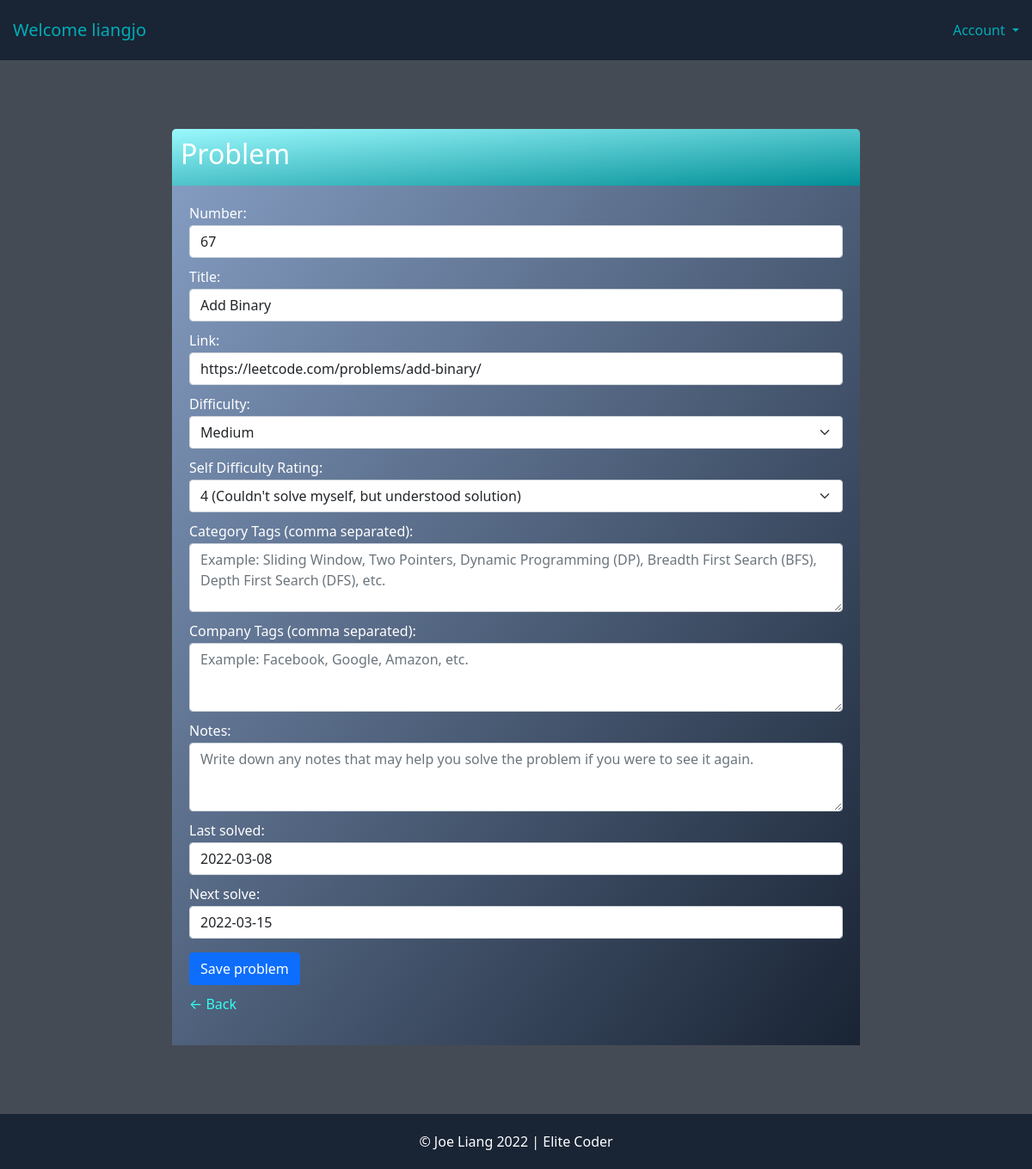
Page /problem-update/19/ (signed in) on the earlier database version.
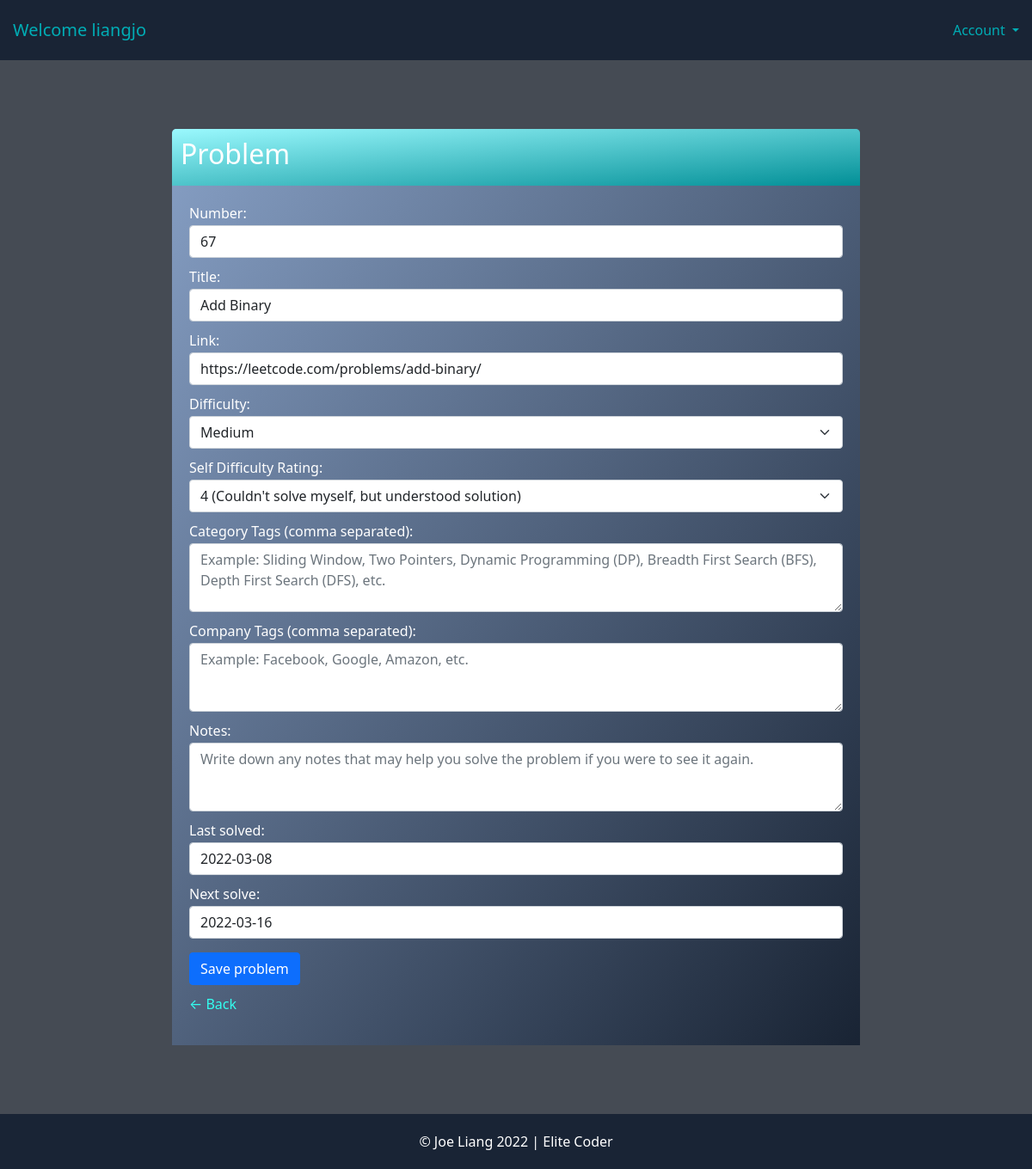
Same page on the later database version.
### base/models.py (models this page shows, shortened)
class Problem(models.Model):
   user = models.ForeignKey(User, on_delete=models.CASCADE, null=True, blank=True)
   number = models.PositiveIntegerField()
   title = models.CharField(max_length=100)
   link = models.URLField(max_length=500, default="")
   difficulty = models.CharField(max_length=6, choices=DIFFICULTY_CHOICES, default='medium')
   rating = models.CharField(verbose_name='Self Difficulty Rating', max_length=2, choices=RATING_CHOICES, default='3')
   categories = models.TextField(default='', verbose_name="Category Tags (comma separated)", blank=True)
   companies = models.TextField(default='', verbose_name="Company Tags (comma separated)", blank=True)
   notes = models.TextField(default='', blank=True)
   last_solved = models.DateField(default=date.today)
   next_solve = models.DateField(null=True, blank=True)

### base/views.py (the view)
# urls.py: path('problem-update/<int:pk>/', ProblemUpdate.as_view(), name='problem-update'),
class ProblemUpdate(LoginRequiredMixin, UpdateView):
    model = Problem
    form_class = ProblemUpdateForm
    def get_form_kwargs(self, *args, **kwargs):
        kwargs = super(ProblemUpdate, self).get_form_kwargs(*args, **kwargs)
        kwargs['user'] = self.request.user
        kwargs['id'] = self.kwargs['pk']
        return kwargs

### base/forms.py (shortened to what this page needs)
class ProblemUpdateForm(forms.ModelForm):
    class Meta:
        model = Problem
        exclude = ('user',) #specifies what fields from the model not to include in the form.
    def __init__(self, *args, **kwargs):
        self.user = kwargs.pop('user')
        self.id = kwargs.pop('id')
        super(ProblemUpdateForm, self).__init__(*args, **kwargs)

### account/models.py (called while the page is built)
	def __str__(self):
		return self.username

### base/templates/base/problem_form.html (shortened to what this page needs)
{% extends 'base/base.html' %}
{% block content %}
<div class="form-small form-big">
    <div class="header-bar">
        <h2>Problem</h2>
    </div>
    <div class="card-body">
        <form method="POST" action="">
            {{form}}
            <button class="btn btn-primary" type="submit">Save problem</button>
        </form>
        <p><a href="{% url 'problems' %}">&#8592; Back</a></p>
    </div>
</div>
{% endblock content %}

Differences in the rows shown:
changed Problem "Add Binary": next_solve "2022-03-15" → "2022-03-16"
